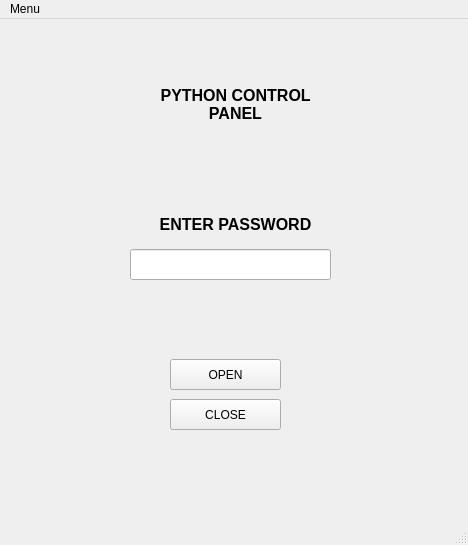
<?xml version="1.0" encoding="UTF-8"?>
<ui version="4.0">
 <class>MainWindow</class>
 <widget class="QMainWindow" name="MainWindow">
  <property name="geometry">
   <rect>
    <x>0</x>
    <y>0</y>
    <width>468</width>
    <height>545</height>
   </rect>
  </property>
  <property name="windowTitle">
   <string>MainWindow</string>
  </property>
  <widget class="QWidget" name="centralwidget">
   <widget class="QPushButton" name="loginbutton">
    <property name="geometry">
     <rect>
      <x>170</x>
      <y>340</y>
      <width>111</width>
      <height>31</height>
     </rect>
    </property>
    <property name="text">
     <string>OPEN</string>
    </property>
   </widget>
   <widget class="QPushButton" name="closebutton">
    <property name="geometry">
     <rect>
      <x>170</x>
      <y>380</y>
      <width>111</width>
      <height>31</height>
     </rect>
    </property>
    <property name="text">
     <string>CLOSE</string>
    </property>
   </widget>
   <widget class="QLabel" name="label">
    <property name="geometry">
     <rect>
      <x>150</x>
      <y>60</y>
      <width>171</width>
      <height>51</height>
     </rect>
    </property>
    <property name="font">
     <font>
      <pointsize>12</pointsize>
      <weight>75</weight>
      <bold>true</bold>
     </font>
    </property>
    <property name="text">
     <string>PYTHON CONTROL PANEL</string>
    </property>
    <property name="alignment">
     <set>Qt::AlignCenter</set>
    </property>
    <property name="wordWrap">
     <bool>true</bool>
    </property>
   </widget>
   <widget class="QLabel" name="label_2">
    <property name="geometry">
     <rect>
      <x>150</x>
      <y>180</y>
      <width>171</width>
      <height>51</height>
     </rect>
    </property>
    <property name="font">
     <font>
      <pointsize>12</pointsize>
      <weight>75</weight>
      <bold>true</bold>
     </font>
    </property>
    <property name="text">
     <string>ENTER PASSWORD</string>
    </property>
    <property name="alignment">
     <set>Qt::AlignCenter</set>
    </property>
    <property name="wordWrap">
     <bool>true</bool>
    </property>
    <property name="buddy">
     <cstring>passwordbox</cstring>
    </property>
   </widget>
   <widget class="QLineEdit" name="passwordbox">
    <property name="geometry">
     <rect>
      <x>130</x>
      <y>230</y>
      <width>201</width>
      <height>31</height>
     </rect>
    </property>
   </widget>
  </widget>
  <widget class="QMenuBar" name="menubar">
   <property name="geometry">
    <rect>
     <x>0</x>
     <y>0</y>
     <width>468</width>
     <height>21</height>
    </rect>
   </property>
   <widget class="QMenu" name="menuMenu">
    <property name="title">
     <string>Menu</string>
    </property>
    <addaction name="actionExit"/>
   </widget>
   <addaction name="menuMenu"/>
  </widget>
  <widget class="QStatusBar" name="statusbar"/>
  <action name="actionLock">
   <property name="text">
    <string>Lock</string>
   </property>
   <property name="statusTip">
    <string>Lock this computer</string>
   </property>
   <property name="shortcut">
    <string>Ctrl+L</string>
   </property>
  </action>
  <action name="actionDarkSky_Weather">
   <property name="text">
    <string>DarkSky Weather</string>
   </property>
  </action>
  <action name="actionLocal_Facilities">
   <property name="text">
    <string>Local Facilities</string>
   </property>
  </action>
  <action name="actionNews_Scanner">
   <property name="text">
    <string>News Scanner</string>
   </property>
  </action>
  <action name="actionProperty_Datascraper">
   <property name="text">
    <string>Property Datascraper</string>
   </property>
  </action>
  <action name="actionPolscraper">
   <property name="text">
    <string>Polscraper</string>
   </property>
  </action>
  <action name="actionExit">
   <property name="text">
    <string>Exit</string>
   </property>
   <property name="statusTip">
    <string>Close the application</string>
   </property>
  </action>
 </widget>
 <resources/>
 <connections/>
</ui>
